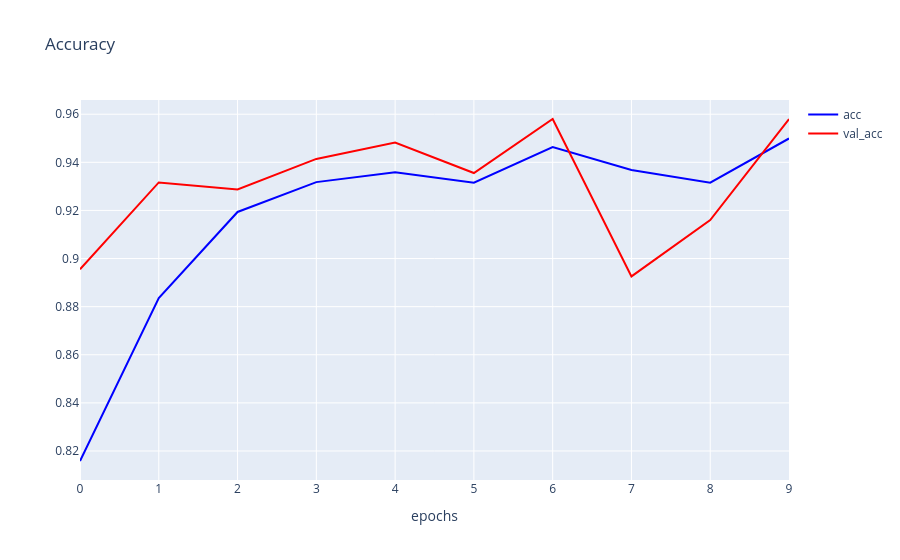

The code cell stored with this chart in its notebook:
### Code cell
h1 = go.Scatter(y=history.history['accuracy'],
                    mode="lines", line=dict(
                    width=2,
                    color='blue'),
                    name="acc"
                   )
h2 = go.Scatter(y=history.history['val_accuracy'],
                    mode="lines", line=dict(
                    width=2,
                    color='red'),
                    name="val_acc"
                   )

data = [h1,h2]
layout1 = go.Layout(title='Accuracy',
                   xaxis=dict(title='epochs'),
                   yaxis=dict(title=''))
fig1 = go.Figure(data = data, layout=layout1)
plotly.offline.iplot(fig1)

### Figure 1 — Plotly figure (JSON) as saved in the notebook; plotly's stock layout.template omitted (floating-point values rounded to 4 significant figures)
{"data": [{"line": {"color": "blue", "width": 2}, "mode": "lines", "name": "acc", "type": "scatter", "y": [0.8158, 0.8836, 0.9194, 0.9318, 0.9358, 0.9315, 0.9463, 0.9368, 0.9315, 0.9499]}, {"line": {"color": "red", "width": 2}, "mode": "lines", "name": "val_acc", "type": "scatter", "y": [0.8955, 0.9316, 0.9287, 0.9414, 0.9482, 0.9355, 0.958, 0.8926, 0.916, 0.958]}], "layout": {"title": {"text": "Accuracy"}, "xaxis": {"title": {"text": "epochs"}}, "yaxis": {"title": {"text": ""}}}}
